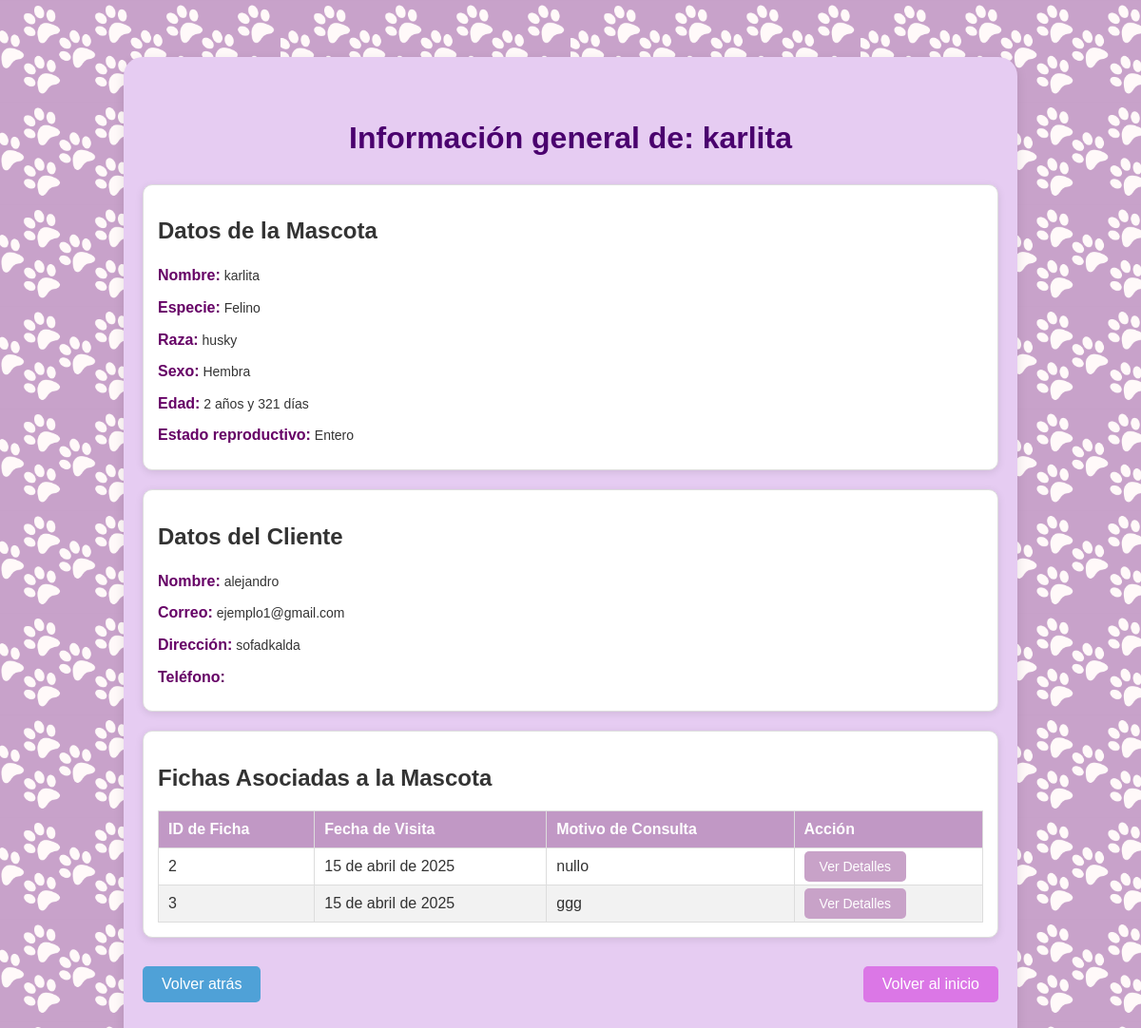
Screenshot of /mascota/2/fichas/ (signed in) with the database file from the repository.
### vetapp/models.py (models this page shows, shortened)
class Mascota(models.Model):
    SEXO_CHOICES = [
        ('Macho', 'Macho'),
        ('Hembra', 'Hembra'),
    ]
    ESPECIE_CHOICES = [
        ('Canino', 'Canino'),
        ('Felino', 'Felino'),
        ('Otro', 'Otro'),
    ]
    ESTADO_REPRODUCTIVO_CHOICES = [
        ('Entero', 'Entero'),
        ('Esterilizado', 'Esterilizado'),
    ]
    id_mascota = models.AutoField(primary_key=True)
    cliente = models.ForeignKey(Cliente, on_delete=models.CASCADE, related_name='mascotas')
    nombre = models.CharField(max_length=100)
    sexo = models.CharField(max_length=10, choices=SEXO_CHOICES)
    raza = models.CharField(max_length=100)
    especie = models.CharField(max_length=20, choices=ESPECIE_CHOICES)
    fecha_nacimiento = models.DateField()
    estado_reproductivo = models.CharField(max_length=15, choices=ESTADO_REPRODUCTIVO_CHOICES)
    def calcular_edad_completa(self):
        today = date.today()
        dias_totales = (today - self.fecha_nacimiento).days
        años = dias_totales // 365
        dias = dias_totales % 365
        años_texto = f"{años} año" if años == 1 else f"{años} años"
        dias_texto = f"{dias} día" if dias == 1 else f"{dias} días"
        return f"{años_texto} y {dias_texto}"
    edad = property(calcular_edad_completa)

class Cliente(models.Model):
    id_cliente = models.AutoField(primary_key=True)
    numero = models.CharField(max_length=20)
    mascota = models.CharField(max_length=100)  # Solo como dato de referencia rápida
    correo = models.EmailField()
    direccion = models.CharField(max_length=200)
    rut = models.CharField(max_length=12)
    nombre = models.CharField(max_length=100)

class Ficha(models.Model):
    id_ficha = models.AutoField(primary_key=True)
    mascota = models.ForeignKey(Mascota, on_delete=models.CASCADE, related_name='fichas')
    cliente = models.ForeignKey(Cliente, on_delete=models.CASCADE)
    fecha_visita = models.DateField(auto_now_add=True)
    motivo_consulta = models.TextField()
    anamnesis_remota = models.TextField()
    anamnesis_actual = models.TextField()
    pc = models.TextField()
    tllc = models.TextField()
    oidos = models.TextField()
    ojos = models.TextField()
    boca = models.TextField()
    linfonodo_submandibular = models.TextField()
    rt = models.CharField(max_length=10)
    fc = models.CharField(max_length=10)
    fr = models.CharField(max_length=10)
    pulso_femoral = models.TextField()
    palpacion_abdominal = models.TextField()
    miembro_reproductor = models.TextField()
    linfonodo_inguinal = models.TextField()
    pelaje = models.TextField()
    temperatura = models.CharField(max_length=10)
    tratamiento = models.TextField()
    recomendaciones = models.TextField()
    receta = models.TextField()

### vetapp/views.py (the view)
# urls.py: path('mascota/<int:id_mascota>/fichas/', views.ver_fichas_mascota, name='ver_fichas_mascota'),
@login_required
def ver_fichas_mascota(request, id_mascota):
    mascota = get_object_or_404(Mascota, id_mascota=id_mascota)
    cliente = mascota.cliente
    fichas = Ficha.objects.filter(mascota=mascota)
    return render(request, 'vetapp/info-masc.html', {
        'mascota': mascota,
        'cliente': cliente,
        'fichas': fichas
    })

### vetapp/templates/vetapp/info-masc.html (shortened to what this page needs)
{% load static %}
<!DOCTYPE html>
<html lang="es">
<head>
    <link rel="stylesheet" href="{% static 'css/style.css' %}">
</head>
<body class="fondo-ficha">
    <section class="container-ficha">
        <h1 class="titulo-ficha">Información general de: {{ mascota.nombre }}</h1>
        <div class="ficha-details-box">
            <h2>Datos de la Mascota</h2>
            <p><strong>Nombre:</strong> {{ mascota.nombre }}</p>
            <p><strong>Especie:</strong> {{ mascota.especie }}</p>
            <p><strong>Raza:</strong> {{ mascota.raza }}</p>
            <p><strong>Sexo:</strong> {{ mascota.sexo }}</p>
            <p><strong>Edad:</strong> {{ mascota.edad }}</p>
            <p><strong>Estado reproductivo:</strong> {{ mascota.estado_reproductivo }}</p>
        </div>
        <div class="ficha-details-box">
            <h2>Datos del Cliente</h2>
            <p><strong>Nombre:</strong> {{ cliente.nombre }}</p>
            <p><strong>Correo:</strong> {{ cliente.correo }}</p>
            <p><strong>Dirección:</strong> {{ cliente.direccion }}</p>
            <p><strong>Teléfono:</strong> {{ cliente.celular }}</p>
        </div>
        <div class="ficha-details-box">
            <h2>Fichas Asociadas a la Mascota</h2>
            <table class="ver-cliente-table tabla-fichas">
                <thead>
                    <tr class="ver-cliente-tr">
                        <th class="ver-cliente-th">ID de Ficha</th>
                        <th class="ver-cliente-th">Fecha de Visita</th>
                        <th class="ver-cliente-th">Motivo de Consulta</th>
                        <th class="ver-cliente-th">Acción</th>
                    </tr>
                </thead>
                <tbody>
                    {% for ficha in mascota.fichas.all %}
                        <tr class="ver-cliente-tr">
                            <td class="ver-cliente-td">{{ ficha.id_ficha }}</td>
                            <td class="ver-cliente-td">{{ ficha.fecha_visita }}</td>
                            <td class="ver-cliente-td">{{ ficha.motivo_consulta }}</td>
                            <td class="ver-cliente-td">
                                <a href="{% url 'ver_detalle_ficha' ficha.id_ficha %}" class="detalle-btn" style="text-decoration: none;">Ver Detalles</a>
                            </td>
                        </tr>
                    {% empty %}
                        <tr class="ver-cliente-tr">
                            <td class="ver-cliente-td" colspan="4">No hay fichas registradas para esta mascota.</td>
                        </tr>
                    {% endfor %}
                </tbody>
            </table>
        </div>
        <div class="button-container">
            <a href="javascript:history.back()" class="boton-detalle-ficha volver-atras">Volver atrás</a>
            <a href="{% url 'home' %}" class="boton-detalle-ficha agregar-mascota">Volver al inicio</a>
        </div>
    </section>
</body>
</html>

### static/css/style.css (style rules this page uses)
body { margin: 0; font-family: Arial, sans-serif; background-size: cover; background-position: center; color: #333; height: 100vh; }
.button-container { margin: 30px 0; display: flex; gap: 20px; flex-wrap: wrap; justify-content: center; }
table { width: 100%; border-collapse: collapse; margin-top: 10px; }
th, td { border: 1px solid #c8b7dc; padding: 12px; text-align: left; }
th { background-color: #c198c5; color: white; }
.ver-cliente-table { width: 100%; border-collapse: collapse; }
.ver-cliente-th, .ver-cliente-td { padding: 10px; border: 1px solid #ddd; text-align: left; }
.ver-cliente-tr:nth-child(even) { background-color: #f2f2f2; }
.container-ficha { background-color: #e6ccf2; padding: 40px 20px; border-radius: 20px; max-width: 900px; margin: 60px auto; box-shadow: 0 4px 12px rgba(0, 0, 0, 0.1); }
.titulo-ficha { text-align: center; font-size: 32px; margin-bottom: 30px; color: #4a006e; }
.ficha-details-box { background-color: #ffffff; padding: 15px; border-radius: 10px; box-shadow: 0 2px 8px rgba(0, 0, 0, 0.1); border: 1px solid #ddd; margin-bottom: 20px; }
.ficha-details-box p { margin: 8px 0; color: #333; line-height: 1.6; font-size: 14px; }
.ficha-details-box p strong { font-weight: bold; color: #2c3e50; font-size: 16px; }
.ficha-details-box p strong { color: #660066; }
.detalle-btn { background-color: #c8a2c8; border: none; color: white; padding: 8px 16px; font-size: 14px; border-radius: 5px; cursor: pointer; transition: background-color 0.3s ease; }
.boton-detalle-ficha { padding: 10px 20px; font-size: 16px; border-radius: 5px; color: white; text-align: center; text-decoration: none; cursor: pointer; display: inline-block; }
.button-container { display: flex; justify-content: space-between; margin-top: 30px; }
.boton-detalle-ficha.volver-atras { background-color: #4fa1d7; border: none; }
.boton-detalle-ficha.agregar-mascota { background-color: #db77e6; border: none; }

### rows the page displays
Mascota: nombre "karlita", especie "Felino", raza "husky", sexo "Hembra", edad "2 años y 321 días", estado_reproductivo "Entero"
Cliente: nombre "alejandro", correo "ejemplo1@gmail.com", direccion "sofadkalda"
Ficha: id_ficha "2", fecha_visita "15 de abril de 2025", motivo_consulta "nullo"
Ficha: id_ficha "3", fecha_visita "15 de abril de 2025", motivo_consulta "ggg"
